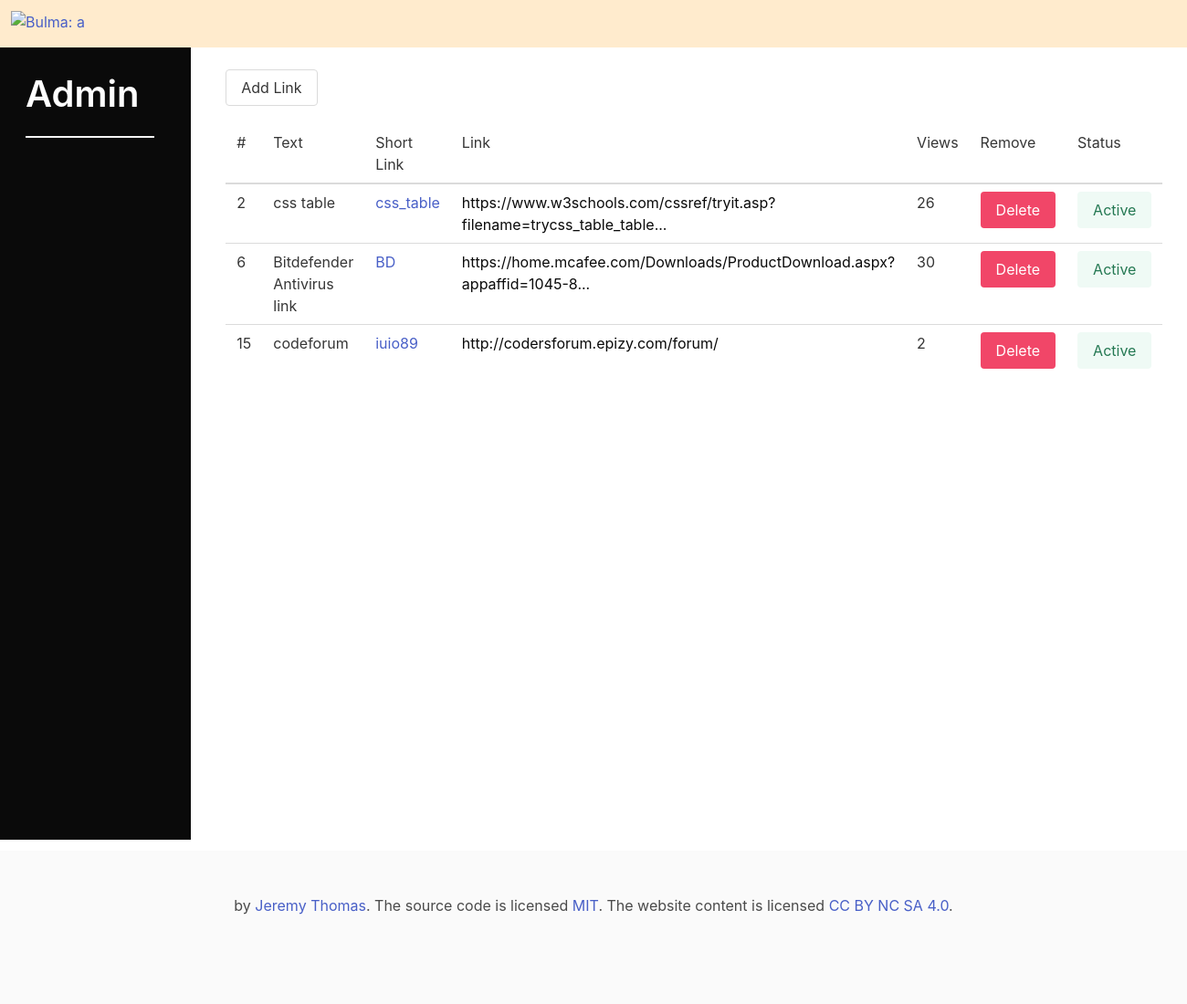
/panel/table.php, run on the app's committed database.
### tables this page shows
CREATE TABLE `shorturl` (
  `id` int(11) NOT NULL,
  `link` varchar(255) NOT NULL,
  `short_link` varchar(50) NOT NULL,
  `txt` varchar(50) NOT NULL,
  `hit_count` int(11) NOT NULL,
  `status` tinyint(4) NOT NULL
);

### panel/table.php (the view, shortened to what this page needs)
<?php
    include 'header.php';
?>
<div class="columns">
     <div class="column "></div>
    <div class="column mt-5 ">
    <a href="form.php"><button class="button">Add Link</button></a>
<table class="table">
  <thead>
    <tr>
      <td>#</td>
      <td>Text</td>
      <td>Short Link</td>
      <td >Link</td>
      <td>Views</td>
      <td >Remove</td>
      <td>Status</td>
    </tr>
  </thead>
  <tbody>
      <?php
        $sql = mysqli_query($con, "Select * from shorturl" );
        while($row = mysqli_fetch_assoc($sql)){
      ?>
    <tr>
      <td><?php echo $row['id']; ?></td>
      <td><?php echo $row['txt']; ?></td>
      <td><a href="<?php echo "../" . $row['short_link']; ?>"><?php echo $row['short_link']; ?></a></td>
      <td><a class="has-text-black" href="<?php echo $row['link']; ?>">
      <?php $cut = substr($row['link'],0,70);
      echo $cut;
      if($row['link'] === "$cut"){
        echo " ";
      }else{
        echo "...";
      }
      ?>
      </a></td>
      <td><?php echo $row['hit_count']; ?></td>
      <td><a class="has-text-black" href="?id=<?php echo $row['id'];?>&type=delete"><button class="button is-danger">Delete</button></a></td>
      <td>
      <?php
        if($row['status']==1){
      ?>  <a class="has-text-black" href="?id=<?php echo $row['id'] ?>&type=status&status=deactive"><button class="button is-success is-light">Active
        </button></a> <?php
        }else{
      ?>  <a class="has-text-black" href="?id=<?php echo $row['id'] ?>&type=status&status=active"><button class="button is-danger is-light">Deactivate
        </button></a> <?php
        }
        ?>
      </td>
      <?php
    }
      ?>
    </tr>
  </tbody>
</table>
  </div>
<div class="column "></div>
</div>
<?php
    include 'footer.php';
?>

### panel/header.php (shortened to what this page needs)
<!DOCTYPE html>
    <html>
    <head>
        <link rel="stylesheet" href="https://cdn.jsdelivr.net/npm/bulma@0.9.1/css/bulma.min.css">
    </head>
    <body>
  <nav class="navbar ">
  <div class="navbar-brand">
    <a class="navbar-item" href="/">
      <img src="http://bulma.io/images/bulma-logo.png" alt="Bulma: a modern CSS framework based on Flexbox" width="112" height="28">
    </a>
    </div>
</nav>
<div class="columns is-fullheight">
  <div class="column is-2 is-sidebar-menu is-hidden-mobile has-background-black">
    <aside class="menu foobar">
        <h2 class="title is-2 has-text-white">Admin</h2>
        <hr>
    </aside>
  </div>
  <div class="column is-main-content ">

### panel/footer.php
</div>
</div >
<footer class="footer">
  <div class="content has-text-centered">
    <p>
      <strong></strong> by <a href="https://jgthms.com">Jeremy Thomas</a>. The source code is licensed
      <a href="http://opensource.org/licenses/mit-license.php">MIT</a>. The website content
      is licensed <a href="http://creativecommons.org/licenses/by-nc-sa/4.0/">CC BY NC SA 4.0</a>.
    </p>
  </div>
</footer>
</body>
    </html>

### panel/header.php (style rules this page uses)
.foobar { min-height: 100vh; }
.is-sidebar-menu { padding: 2.5rem; }
.navbar { background-color: blanchedalmond; }
table { width: 100%; margin: 20px auto; table-layout: auto; }

### data on the page
shorturl: id "2", txt "css table", short_link "css_table", link "https://www.w3schools.com/cssref/tryit.asp?filename=trycss_table_table", hit_count "26"
shorturl: id "6", txt "Bitdefender Antivirus link", short_link "BD", link "https://home.mcafee.com/Downloads/ProductDownload.aspx?appaffid=1045-8", hit_count "30"
shorturl: id "15", txt "codeforum", short_link "iuio89", link "http://codersforum.epizy.com/forum/", hit_count "2"
